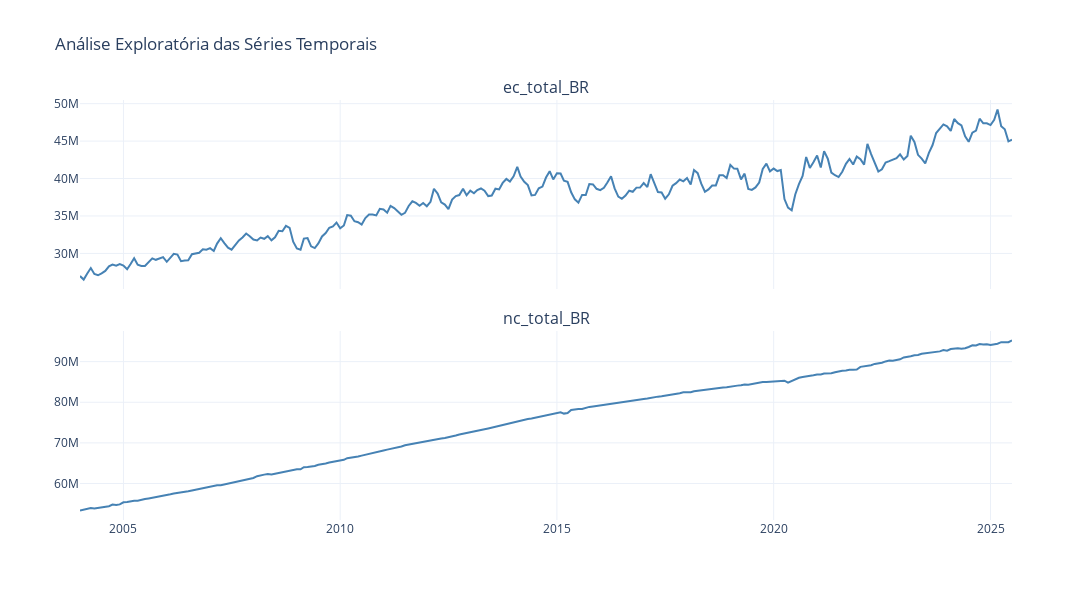

The code cell stored with this chart in its notebook:
### Markdown cell above
-------------
#### Plotar Energia Consumida e Número de Consumidores — Brasil

### Code cell
# Variáveis que você quer visualizar
variables = ['ec_total_BR', 'nc_total_BR']

# Criar subplots (linhas = nº de variáveis, 1 coluna)
fig = make_subplots(
    rows=len(variables),
    cols=1,
    shared_xaxes=True,
    vertical_spacing=0.1,
    subplot_titles=variables
)

# Adicionar cada série ao subplot
for i, var in enumerate(variables, start=1):
    fig.add_trace(
        go.Scatter(
            x=df["Data"],   # usa a coluna Data
            y=df[var],
            mode="lines",
            name=var,
            line=dict(color="steelblue", width=2)
        ),
        row=i, col=1
    )

# Layout
fig.update_layout(
    height=300*len(variables),
    width=1200,
    title_text="Análise Exploratória das Séries Temporais",
    showlegend=False,
    template="plotly_white"
)

# Mostrar
fig.show()

### Figure 1 — Plotly figure (JSON) as saved in the notebook; plotly's stock layout.template omitted (floating-point values rounded to 4 significant figures; data arrays with more than 128 entries replaced by an {"elided": "..."} marker saying what was removed)
{"data": [{"line": {"color": "steelblue", "width": 2}, "mode": "lines", "name": "ec_total_BR", "type": "scatter", "x": {"elided": "259 str values"}, "xaxis": "x", "y": {"elided": "259 float values"}, "yaxis": "y"}, {"line": {"color": "steelblue", "width": 2}, "mode": "lines", "name": "nc_total_BR", "type": "scatter", "x": {"elided": "259 str values"}, "xaxis": "x2", "y": {"elided": "259 int values"}, "yaxis": "y2"}], "layout": {"annotations": [{"font": {"size": 16}, "showarrow": false, "text": "ec_total_BR", "x": 0.5, "xanchor": "center", "xref": "paper", "y": 1, "yanchor": "bottom", "yref": "paper"}, {"font": {"size": 16}, "showarrow": false, "text": "nc_total_BR", "x": 0.5, "xanchor": "center", "xref": "paper", "y": 0.45, "yanchor": "bottom", "yref": "paper"}], "height": 600, "showlegend": false, "title": {"text": "Análise Exploratória das Séries Temporais"}, "width": 1200, "xaxis": {"anchor": "y", "domain": [0, 1], "matches": "x2", "showticklabels": false}, "xaxis2": {"anchor": "y2", "domain": [0, 1]}, "yaxis": {"anchor": "x", "domain": [0.55, 1]}, "yaxis2": {"anchor": "x2", "domain": [0, 0.45]}}}
